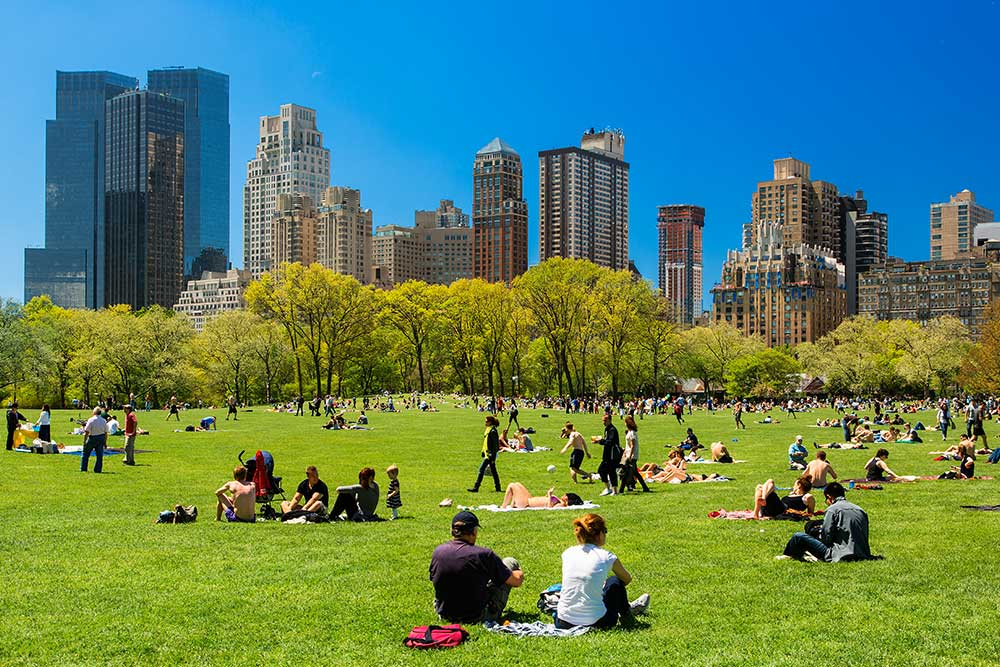
#> input picture OpenCV/Resources/Photos/centralpark.jpg, 1000 x 667 px
$ python transformations.py
#> lines starting #> are read from the running program, lines starting #| are printed output that depends on the picture
import cv2 as cv
import numpy as np

img = cv.imread('Resources/Photos/centralpark.jpg')
#> img is the input picture: shape (667, 1000, 3); mean B, G, R 100.5, 130.5, 90.3

# Translation
def translate(img, x, y):
#> called with x = -100, y = 100
    transMat = np.float32(
        [
            [1,0,x],
            [0,1,y]
        ]
    )

    dimenstions = (img.shape[1], img.shape[0])
#> dimenstions = (1000, 667)
    return cv.warpAffine(img, transMat, dimenstions)
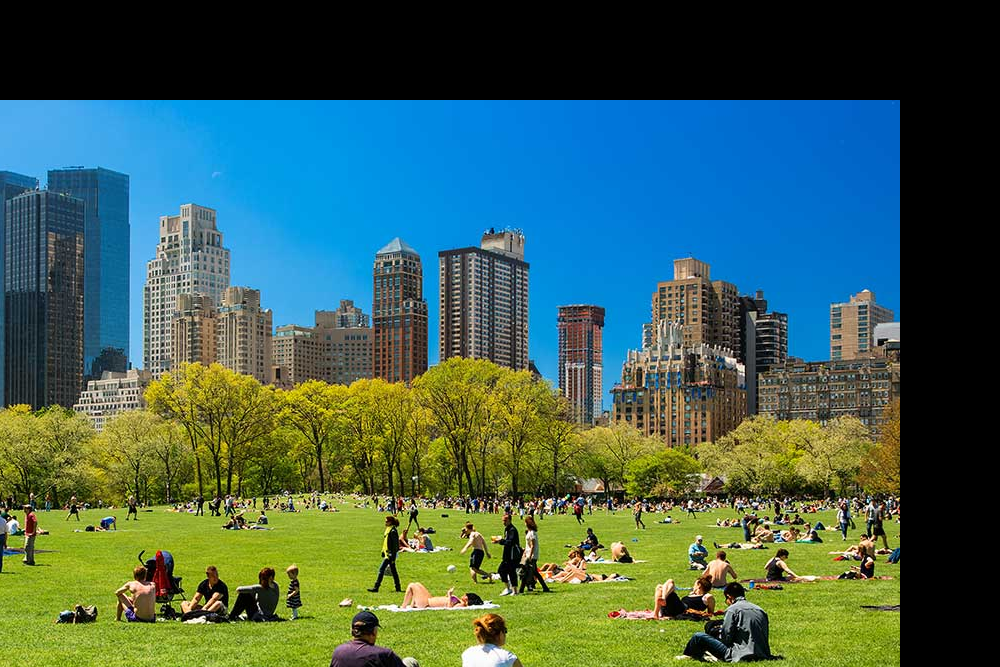
#> returned value: shape (667, 1000, 3); mean of channels 0, 1, 2 83.7, 95.7, 63; drawn as B, G, R

# -x --> Left
# -y --> Up
# x --> Right
# y --> Down

translated = translate(img, -100, 100)
cv.imshow('Translated', translated)

# Rotation
def rotate(img, angle, rotPoint=None):
#> called with angle = 90
    (height, width) = img.shape[:2]
#> height = 667; width = 1000

    if rotPoint is None:
        rotPoint = (width//2, height//2)
#> rotPoint = (500, 333)

    rotMat = cv.getRotationMatrix2D(rotPoint, angle, 1.0)
    dimensions = (width, height)
#> dimensions = (1000, 667)

    return cv.warpAffine(img, rotMat, dimensions)
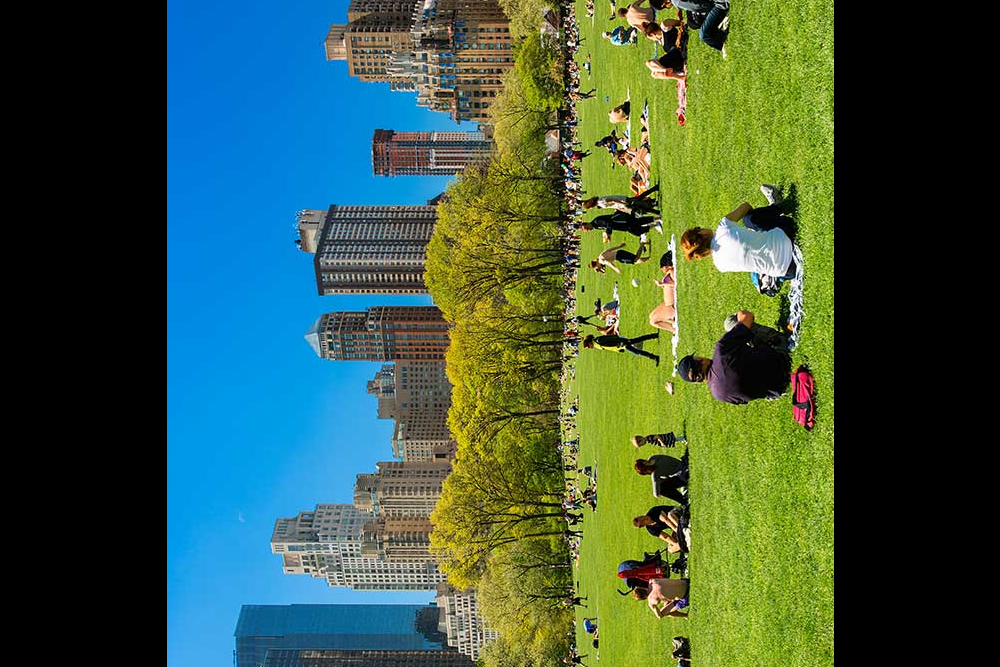
#> returned value: shape (667, 1000, 3); mean of channels 0, 1, 2 67.5, 87.7, 60.3; drawn as B, G, R

rotated = rotate(img, 90)
cv.imshow('Roated', rotated)

rotated_rotated = rotate(rotated, -45)
#> call 2 of rotate, with angle = -45
#> in rotate (call 2), `return cv.warpAffine(img, rotMat, dimensions)`:
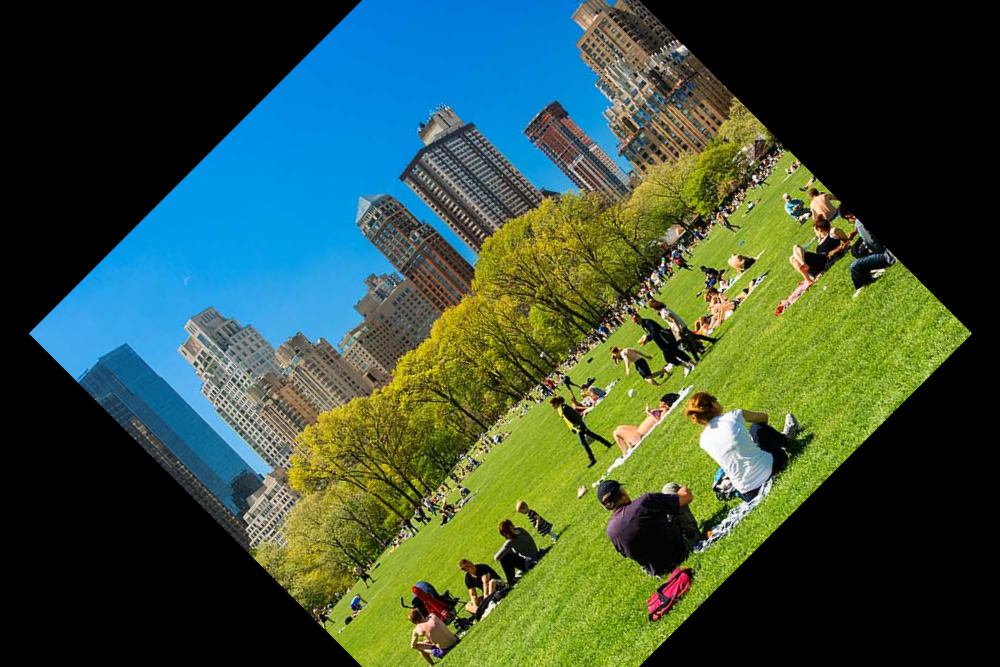
#> returned value: shape (667, 1000, 3); mean of channels 0, 1, 2 60.2, 79.7, 56.4; drawn as B, G, R
cv.imshow('Rotated rotaed', rotated_rotated)

# Resizing
resized = cv.resize(img, (500, 500), interpolation=cv.INTER_CUBIC)
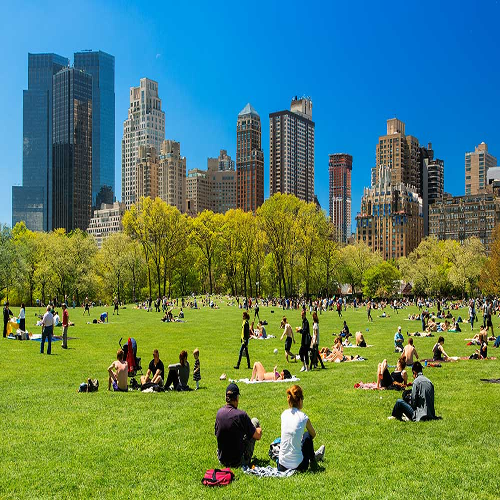
#> resized: shape (500, 500, 3); mean B, G, R 100.7, 130.5, 90.3
cv.imshow('Resized', resized)

# Flipping
flip = cv.flip(img, -1) # 0 = vertial, 1 = horizontal, -1 = both vertial and horziontal
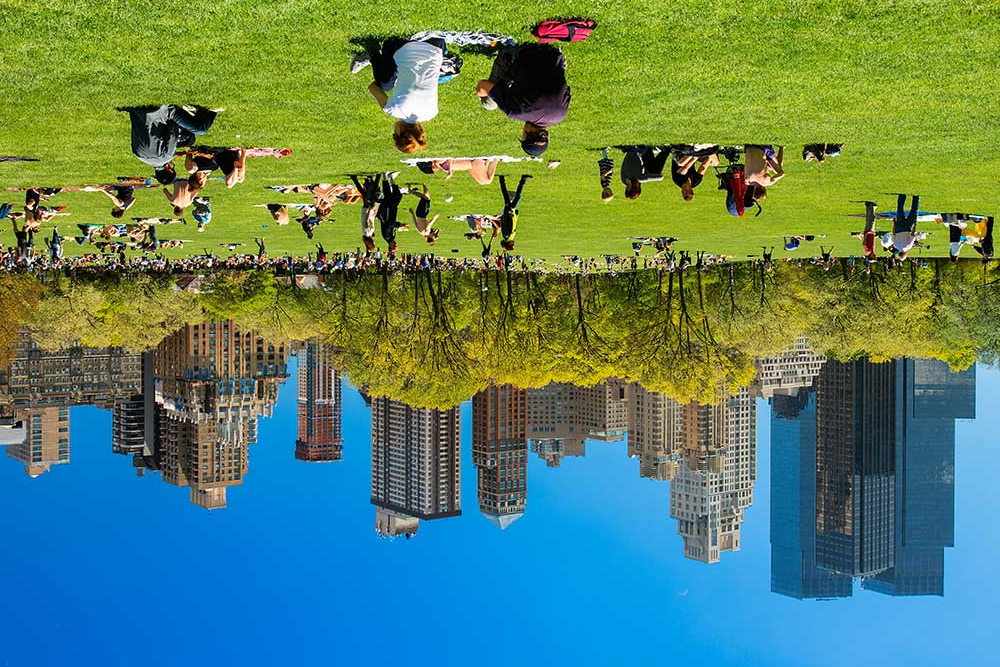
#> flip: shape (667, 1000, 3); mean B, G, R 100.5, 130.5, 90.3
cv.imshow('Flipped', flip)

# Cropping
cropped = img[200:400, 300:400]
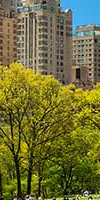
#> cropped: shape (200, 100, 3); mean B, G, R 56.8, 110.7, 111.6
cv.imshow('Cropped', cropped)


cv.waitKey(0)

$ run again, with OpenCV/Resources/Photos/boston.jpg copied over OpenCV/Resources/Photos/centralpark.jpg
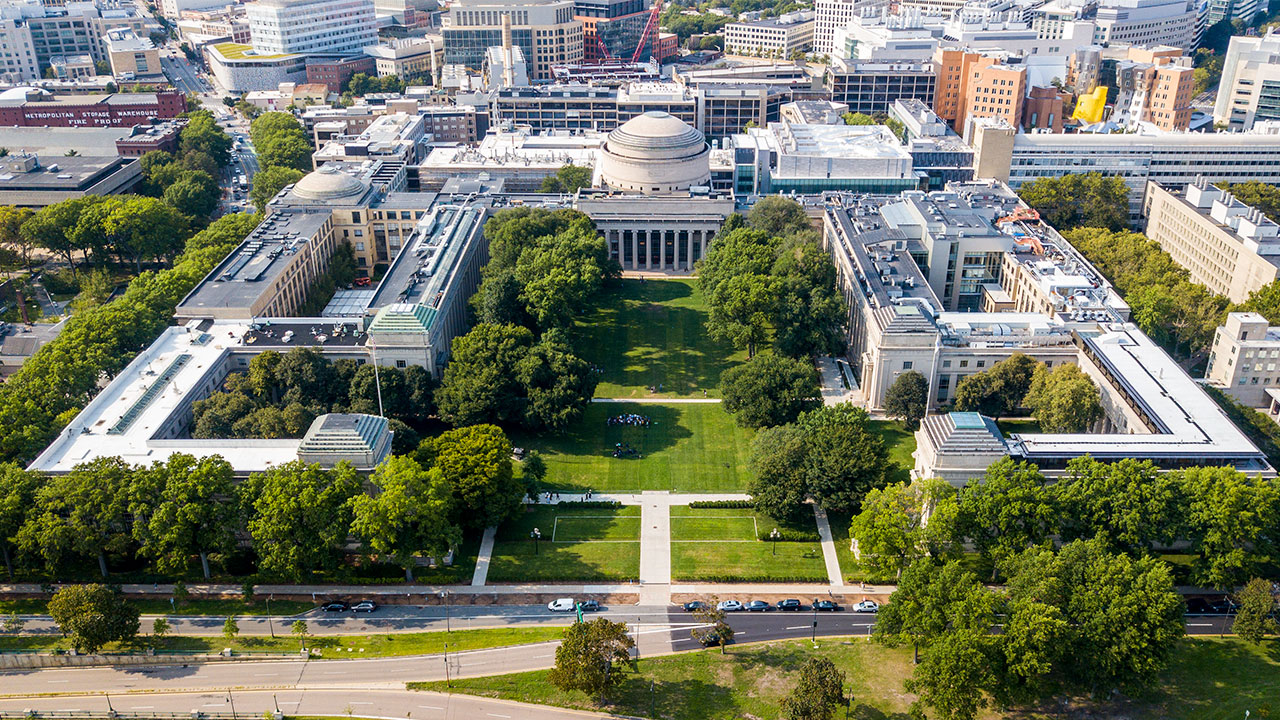
#> input picture OpenCV/Resources/Photos/boston.jpg, 1280 x 720 px
#> img is the input picture: shape (720, 1280, 3); mean B, G, R 100.2, 120.1, 115.9
#> `flip = cv.flip(img, -1)`:
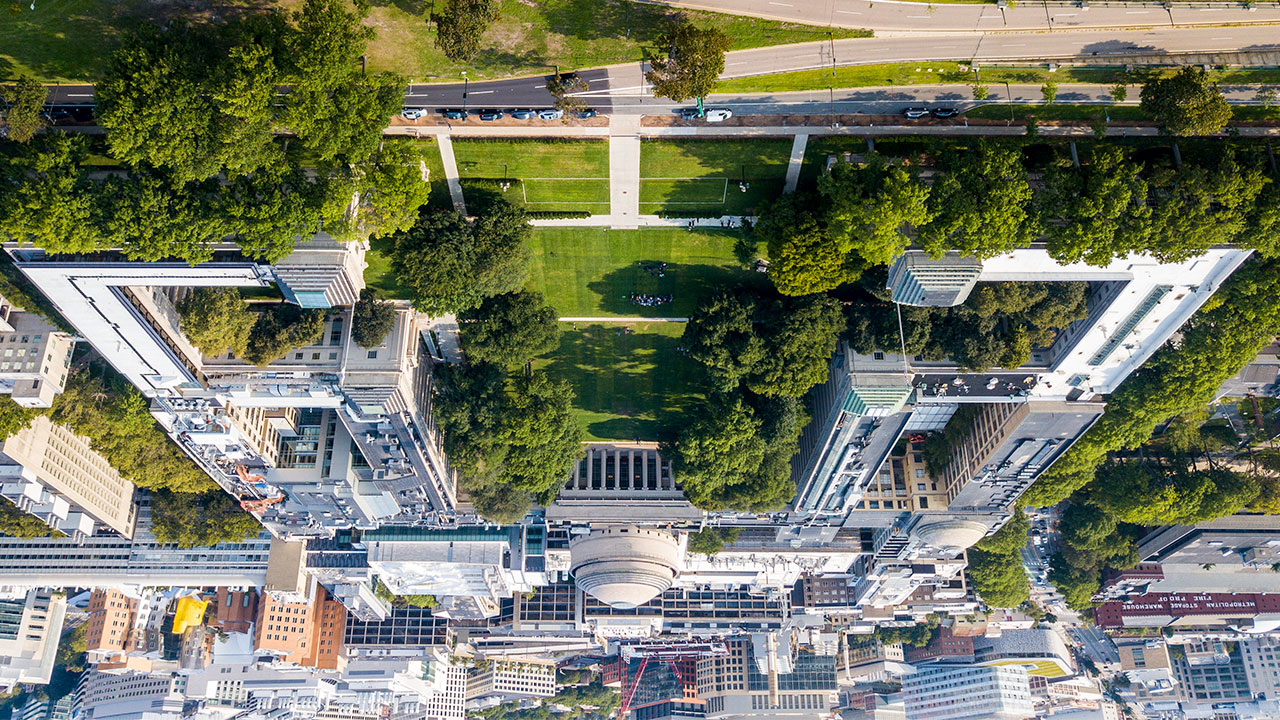
#> flip: shape (720, 1280, 3); mean B, G, R 100.2, 120.1, 115.9
#> `cropped = img[200:400, 300:400]`:
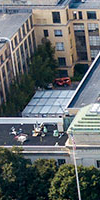
#> cropped: shape (200, 100, 3); mean B, G, R 105.9, 104.3, 98.5
